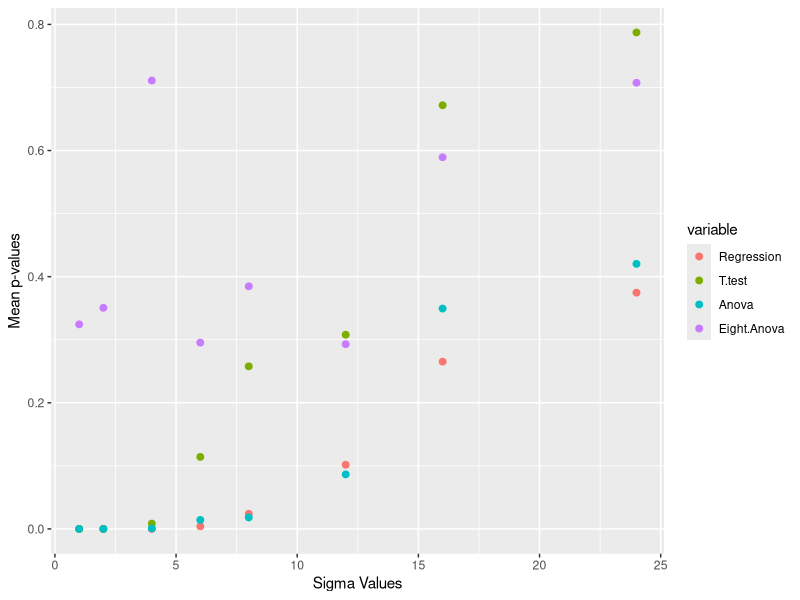

The R source for this figure:
## ---- chunk 1
library(ggplot2)
library(dplyr)
library(reshape2)
## ---- chunk 2

# Null model
nullmod<- function(p,x,y){
  B0=p[1]
  sigma=exp(p[2])
  
  expected=B0
  
  null=-sum(dnorm(x=y,mean=expected,sd=sigma, log = TRUE))
  return(null)
}

# Regression model
lin<-function(p,x,y){
  B0=p[1]
  B1=p[2]
  sigma=exp(p[3])
  
  expected=B0+B1*x

  lmmod=-sum(dnorm(x=y,mean=expected,sd=sigma, log = TRUE))
  return(lmmod)
}

# T-test model
ttest<-function(p,x,y){
  B0=p[1]
  B1=p[2]
  sigma=exp(p[3])
  x1=x
  expected=B0+B1*x1

  tmod=-sum(dnorm(x=y,mean=expected,sd=sigma, log = TRUE))
  return(tmod)
}

# ANOVA - four groups
anovamod<-function(p,x,y){
B0=p[1]
B1=p[2]
B2=p[3]
B3=p[4]
sigma=exp(p[5])

expected=B0+B1*x[,1]+B2*x[,2]+B3*x[,3]

anova=-sum(dnorm(x=y,mean=expected,sd=sigma,log = TRUE))
return(anova)
}

# Now an ANOVA with 8 groups
eightanovamod<-function(p,x,y){
  B0=p[1]
  B1=p[2]
  B2=p[3]
  B3=p[4]
  B4=p[5]
  B5=p[6]
  B6=p[7]
  B7=p[8]
  sigma=exp(p[9])
  
  expected=B0+B1*x[,1]+B2*x[,2]+B3*x[,3]+B4*x[,4]+B5*x[,5]+B6*x[,6]+B7*x[,7]
  
  eightanovamod=-sum(dnorm(x=y,mean=expected,sd=sigma, log = TRUE))
  return(eightanovamod)
}

## ---- chunk 3
# Set up an empty data frame in which to store your p-values for each sigma and model.
dfp <- setNames(data.frame(matrix(ncol = 5, nrow = 8)), c("Sigmas", "Regression", "T.test", "Anova",  "Eight.Anova"))

# Set up your vector of sigmas to loop through
sigmas <- c(1,2,4,6,8,12,16,24)

# Write your nested for loop:
for (i in 1:length(sigmas)){ # sigma runs
  # set up your vectors for your p-values from each monte-carlo run. 
  reg.p <- numeric(10) # changes each time you use a new sigma
  t.p <- numeric(10)
  anova.p <- numeric(10)
  eightanova.p <- numeric(10)
  for (j in 1:10){ # monte carlo runs
    x <- runif(24, 0, 50) # build set of x's
    e <- rnorm(24, 0, sd = sigmas[i]) # put in your error
    y <- 10 + 0.4*x + e # write your linear equation
    df <- cbind(x, y) # bind x and y into a data frame
    df <- as.data.frame(df)
    df <- df[order(df$x),] # order for later sorting. 
    
    # dummy coding:
    
    # For t-test
    tdummy <- matrix(0, 24, 1)
    tdummy[13:24,1] <- 1
  
    # For anova
    dummy <- matrix(0, 24, 3)
    dummy[7:12,1] <- 1
    dummy[13:18,2] <-1
    dummy[19:24,3] <-1
    
    #for eight-level anova
    edummy <- matrix(0, 24, 7)
    edummy[4:6,1]<-1
    edummy[7:9,2]<-1
    edummy[10:12,3]<-1
    edummy[13:15,4]<-1
    edummy[16:18,5]<-1
    edummy[19:21,6]<-1
    edummy[22:24,7]<-1
    
    # guesses
    nullmodguess <- c(1,2) # 2
    lmmodguess <- c(1, 2, 3) # 3 
    tmodguess<-c(1,1,1,1,1) # 5
    aovguess<- c(9,10,-6,8,2) # 5 
    eightaovguess<-c(1, 12.5,15,17.5,20,22.5,25,27.5,30) # 9
    
    #optims
    nullfitmod=optim(par=nullmodguess,fn=nullmod,x=df$x,y=df$y) # converges
    lmfitmod=optim(par=lmmodguess,fn=lin,x=df$x,y=df$y) # converges 
    tfitmod=optim(par=tmodguess,fn=ttest,x=tdummy,y=df$y) # converges
    anovafitmod=optim(par=aovguess,fn=anovamod,x=dummy,y=df$y, control=list(maxit=1e5)) # converges
    eightanovafitmod=optim(par=eightaovguess,fn=eightanovamod,x=edummy,y=df$y, control=list(maxit=1e5)) # converges
   
    # degrees of freedom 
     degfreg <- length(lmfitmod$par) - length(nullfitmod$par) 
     degft <- length(tfitmod$par) - length(nullfitmod$par) 
     degfanova <- length(anovafitmod$par) - length(nullfitmod$par) 
     degfeightanova <- length(eightanovafitmod$par) - length(nullfitmod$par) 
     
     # test stats
    t.statreg <- 2*(nullfitmod$value - lmfitmod$value)
    t.statt <- 2*(nullfitmod$value - tfitmod$value)
    t.statanova <- 2*(nullfitmod$value - anovafitmod$value)
    t.stateightanova <- 2*(nullfitmod$value - eightanovafitmod$value)
    
    # pvalues 
    reg.p[j] <- 1-pchisq(t.statreg, df=degfreg)
    t.p[j]<- 1-pchisq(t.statt, df=degft)
    anova.p[j]<- 1-pchisq(t.statanova, df=degfanova)
    eightanova.p[j]<- 1-pchisq(t.stateightanova, df=degfeightanova)
  }
  
  # the mean p values for each of ten monte carlo runs, and each of 8 sigmas into a data frame.
  dfp[,1]<- c(1, 2, 4, 6, 8, 12, 16, 24)
  dfp[i,2] <- mean(reg.p)
  dfp[i,3] <- mean(t.p)
  dfp[i,4] <- mean(anova.p)
  dfp[i,5] <- mean(eightanova.p)
}
## ---- chunk 4
mframe <- melt(dfp)
mframe <- mframe[9:40,]
allsigmas <- c(1,  2,  4,  6,  8, 12, 16, 24, 1,  2,  4,  6,  8,12, 16, 24, 1,  2,  4,  6,  8, 12, 16, 24, 1,  2,  4,  6,  8, 12, 16, 24)
mframe$sigma <- allsigmas
## ---- chunk 5
mframe <- as.data.frame(mframe)
p <- ggplot(mframe, aes(x=mframe$sigma, y=mframe$value, colour=variable)) + geom_point (size=2) + xlab("Sigma Values") + ylab("Mean p-values") 
p
     
## ---- chunk 6
# get values for the eight level anova guess:
x <- c(6.25, 12.5, 18.72, 25, 31.25, 37.5, 43.75, 50)
y.vec <- rep(NA, 8)
for (i in 1:length(x)){
   y[i] <- 10 + 0.4*x[i]
   y.vec <- y
}
